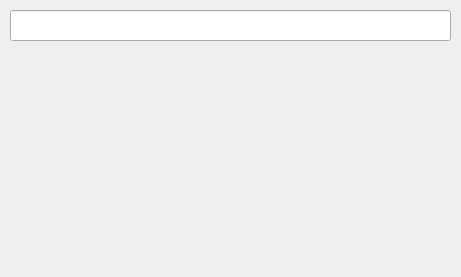
<?xml version="1.0" encoding="UTF-8"?>
<ui version="4.0">
 <class>mptfloatplane</class>
 <widget class="QWidget" name="mptfloatplane">
  <property name="geometry">
   <rect>
    <x>0</x>
    <y>0</y>
    <width>461</width>
    <height>277</height>
   </rect>
  </property>
  <property name="sizePolicy">
   <sizepolicy hsizetype="Fixed" vsizetype="Fixed">
    <horstretch>0</horstretch>
    <verstretch>0</verstretch>
   </sizepolicy>
  </property>
  <property name="windowTitle">
   <string>mpt</string>
  </property>
  <property name="windowOpacity">
   <double>1.000000000000000</double>
  </property>
  <widget class="QLineEdit" name="lineEdit">
   <property name="geometry">
    <rect>
     <x>10</x>
     <y>10</y>
     <width>441</width>
     <height>31</height>
    </rect>
   </property>
  </widget>
 </widget>
 <resources/>
 <connections/>
</ui>
